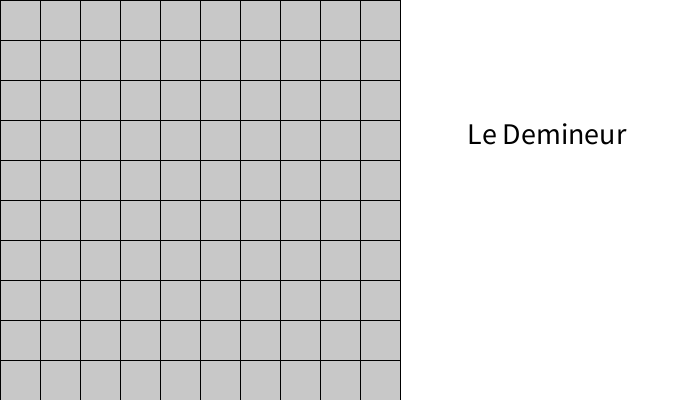
Frame 1 (no input)
Frame 60 (the mouse pressed at the canvas centre just before this capture): identical to frame 1, image omitted
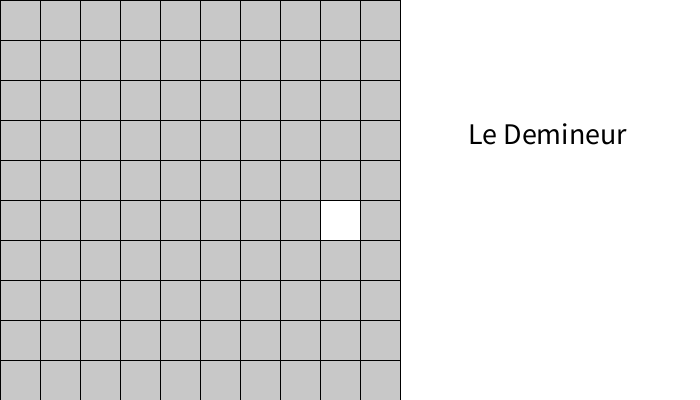
Frame 120 (the mouse held since frame 60 and released just before this capture)

The Processing sketch that drew these frames (run headless with seeded random() and noise(); from frame 60 on, the mouse is pressed at the canvas centre):

// Processing sketch: mine_with_graph
// ── mine_with_graph.pde
int cols = 10;
int rows = 10;
int cellSize = 40;
int[][] board;
boolean[][] revealed;
int totalMines = 3;

void settings() {
  size(cols * cellSize +300, rows * cellSize);
}

void setup() {
  board = new int[cols][rows];
  revealed = new boolean[cols][rows];
  placeMines();
  calculateNumbers();
}

void draw() {
  background(255);
  fill(0);
  textSize(30);
  textAlign(CENTER, CENTER);
  text("Le Demineur ", 550, rows * cellSize/3);
  for (int i = 0; i < cols; i++) {
    for (int j = 0; j < rows; j++) {
      int x = i * cellSize;
      int y = j * cellSize;
      stroke(0);
      fill(200);
      rect(x, y, cellSize, cellSize);

      if (revealed[i][j]) {
        if (board[i][j] == 99) {
          fill(255, 0, 0);
          ellipse(x + cellSize / 2, y + cellSize / 2, cellSize * 0.5, cellSize * 0.5);
        } else {
          fill(255);
          rect(x, y, cellSize, cellSize);
          fill(0);
          textAlign(CENTER, CENTER);
          textSize(20);
          if (board[i][j] > 0) {
            text(board[i][j], x + cellSize / 2, y + cellSize / 2);
          }
        }
      }
    }
  }
}

void mousePressed() {
  int i = mouseX / cellSize;
  int j = mouseY / cellSize;
  if (i >= 0 && i < cols && j >= 0 && j < rows) {
    revealed[i][j] = true;
    if (board[i][j] == 99) {
      println("💥 BOOM! Tu as cliqué sur une mine !");
      revealAll();
    }
  }
}

void placeMines() {
  int minesPlaced = 0;
  while (minesPlaced < totalMines) {
    int i = int(random(cols));
    int j = int(random(rows));
    if (board[i][j] != 99) {
      board[i][j] = 99;
      minesPlaced++;
    }
  }
}

void calculateNumbers() {
  int[] directions = {-1, 0, 1};
  for (int i = 0; i < cols; i++) {
    for (int j = 0; j < rows; j++) {
      if (board[i][j] == 99) continue;

      int mineCount = 0;
      for (int di : directions) {
        for (int dj : directions) {
          if (di == 0 && dj == 0) continue;
          int ni = i + di;
          int nj = j + dj;
          if (ni >= 0 && ni < cols && nj >= 0 && nj < rows) {
            if (board[ni][nj] == 99) {
              mineCount++;
            }
          }
        }
      }
      board[i][j] = mineCount;
    }
  }
}

void revealAll() {
  for (int i = 0; i < cols; i++) {
    for (int j = 0; j < rows; j++) {
      revealed[i][j] = true;
    }
  }
}
